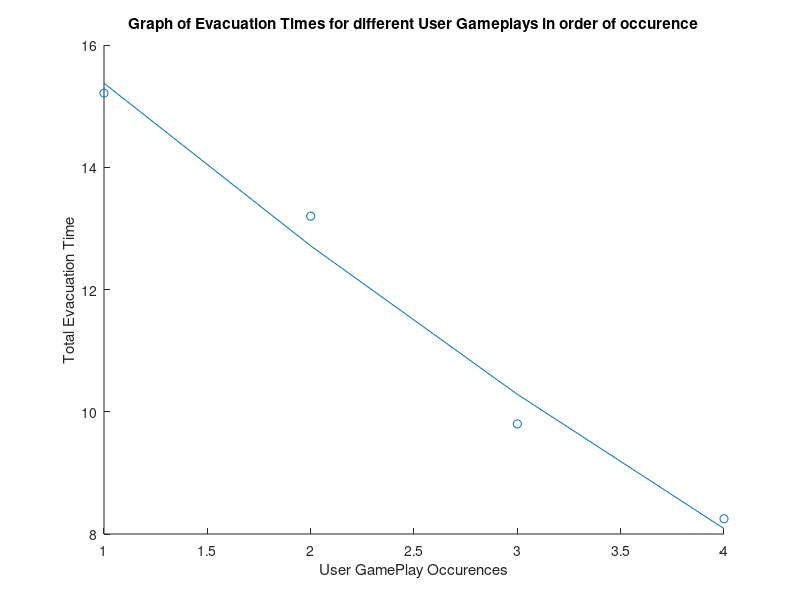

The MATLAB script that drew this image:
y=[15.213,13.2,9.801,8.25];
x=linspace(1,4,4);
figure 
 scatter(x,y); 
 hold on 
 p = polyfit(x,y,2); 
 y1 = polyval(p,x); 
 plot(x,y1); 
 xlabel('User GamePlay Occurences'); 
 ylabel('Total Evacuation Time'); 
 title('Graph of Evacuation Times for different User Gameplays in order of occurence');
 text(16,16,'LOS = D, LOA = High, LOH = Low');